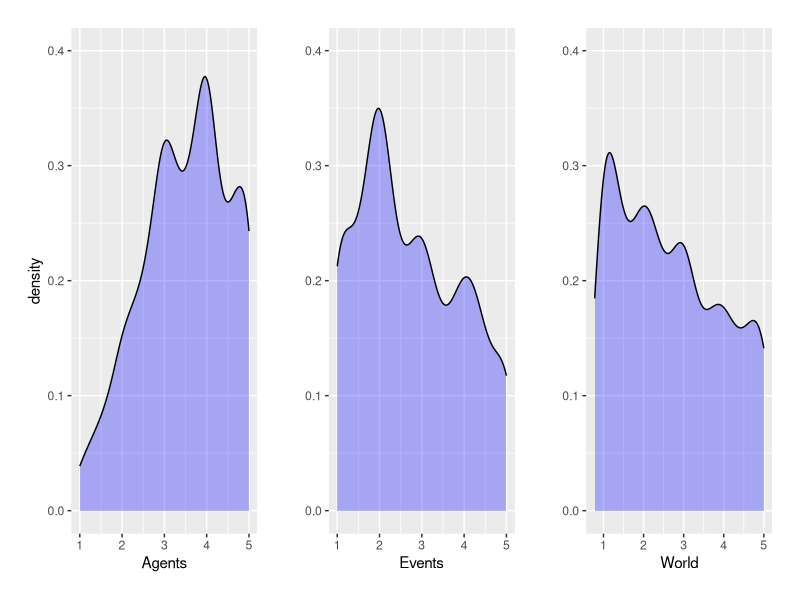

The R source for this figure:
library(ggplot2)
library(patchwork)

data=read.table("../data/annotations.tsv", sep="\t", quote = "\"", head=TRUE)

pdf("annotation_dist.pdf", width=18)

agent_g=ggplot(data, aes(x=Final.AGENT)) + geom_density(fill = "blue", alpha = 0.3) + xlab("Agents") + ylab("density") + ylim(0,.4)
event_g=ggplot(data, aes(x=Final.EVENTS)) + geom_density(fill = "blue", alpha = 0.3) + xlab("Events") + ylab("")+ ylim(0,.4)
world_g=ggplot(data, aes(x=Final.WORLD)) + geom_density(fill = "blue", alpha = 0.3) + xlab("World") + ylab("")+ ylim(0,.4)

(agent_g + event_g + world_g) +
  plot_layout(ncol = 3, widths = rep(1, 3)) &
  theme(plot.margin = margin(10, 10, 10, 10)) 


dev.off()